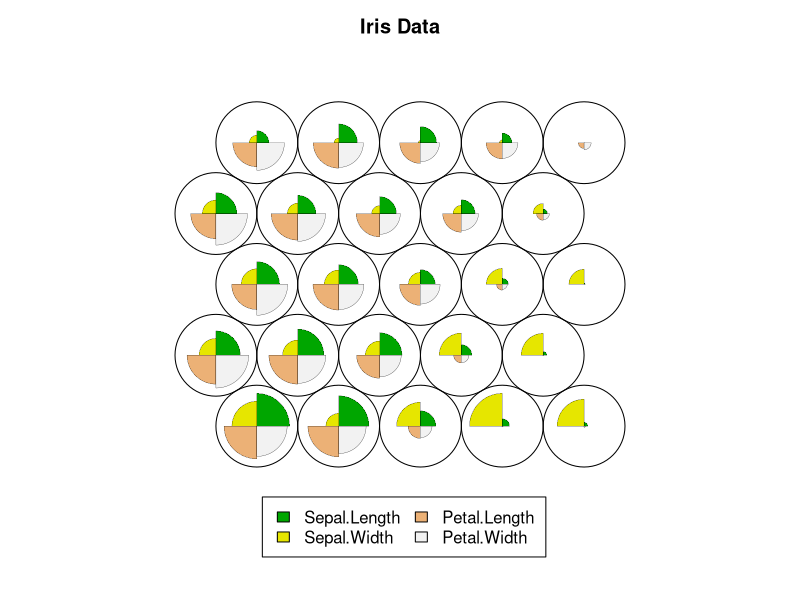
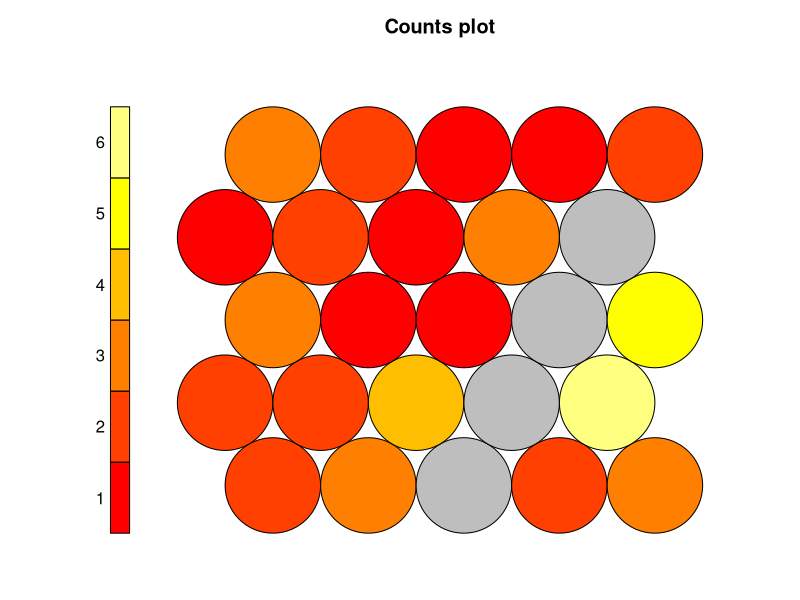
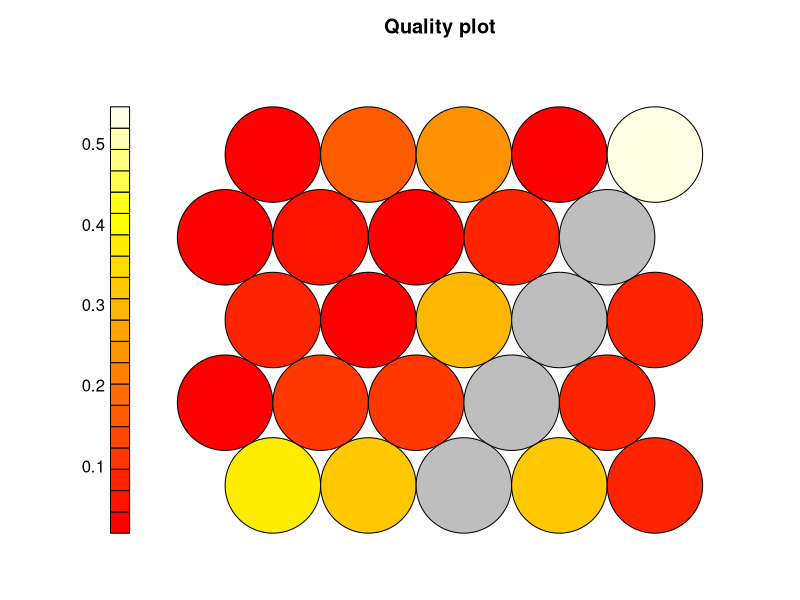

Generate these figures, in order, with R: (Note: this script raises an error after producing the figures.)
# install.packages("kohonen") # 
# 0.1 load de library 
library("kohonen")
# 0.2load dataset http://archive.ics.uci.edu/ml/datasets/Iris
# the data is stored in the variable iris
str(iris)
# 0.3 seed for random inizialization
set.seed(7)
# 1. split the data into test and training (random)
# 1.1 get the training set observations
train.obs <- sample(nrow(iris), 50) 
# 1.2 division and scalation (parameters seems to be unnecessary)
train.set <- scale(iris[train.obs,][,-5]) # removing the class attribute (5)
test.set <- scale(iris[-train.obs,][,-5], 
                  center = attr(train.set, "scaled:center"),
                  scale  = attr(train.set, "scaled:scale"))
# 2. training the som. somgrid (!!)
som.iris <- som(train.set, grid = somgrid(5,5, "hexagonal"))
# 3. Plotting
# 3.1 plot the variable influence in each neuron
plot(som.iris, main = "Iris Data")
# 3.2 plot the quantity of samples
plot(som.iris, type="count")
# 3.3 plot the distance matrix
plot(som.iris, type="quality")
# 4. Prediction
som.prediction <- predict(som.iris, newdata = test.set, 
                          trainX = train.set,
                          trainY=classvec2classmat(iris[,5][train.obs]))


table(iris[,5][-train.obs], som.prediction$prediction)

# code from http://www.di.fc.ul.pt/~jpn/r/clustering/clustering.html#self-organizing-map-som
